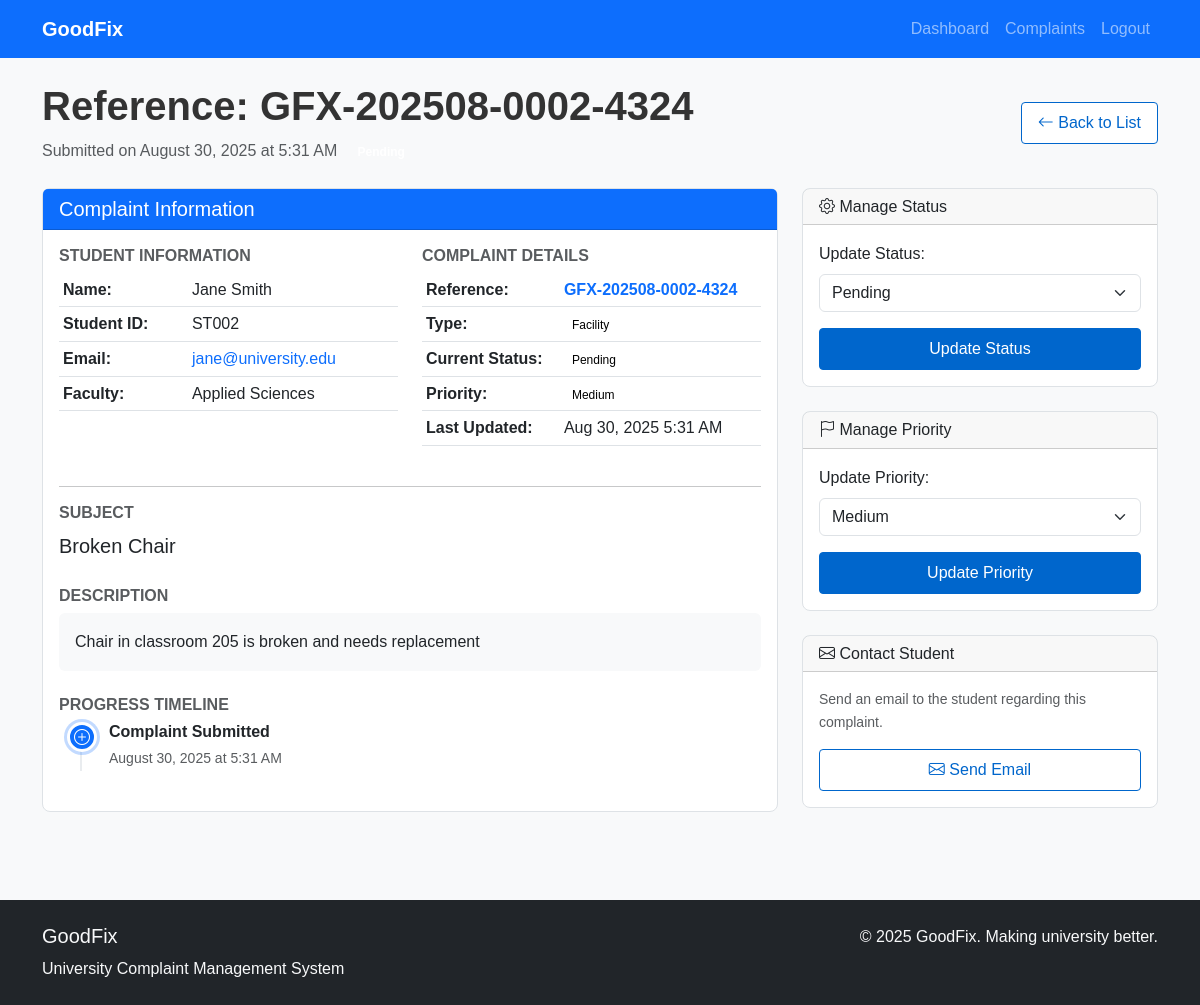
The app's page /admin/complaint_detail.php?id=2 (signed in) with its own data.
### tables this page shows
CREATE TABLE complaints (
    id INT PRIMARY KEY AUTO_INCREMENT,
    student_name VARCHAR(100) NOT NULL,
    student_id VARCHAR(20) NOT NULL,
    email VARCHAR(100) NOT NULL,
    faculty VARCHAR(50) NOT NULL,
    complaint_type VARCHAR(50) NOT NULL,
    subject VARCHAR(200) NOT NULL,
    description TEXT NOT NULL,
    status ENUM('pending', 'in_progress', 'resolved', 'closed') DEFAULT 'pending',
    priority ENUM('low', 'medium', 'high', 'urgent') DEFAULT 'medium',
    submitted_at TIMESTAMP DEFAULT CURRENT_TIMESTAMP,
    updated_at TIMESTAMP DEFAULT CURRENT_TIMESTAMP ON UPDATE CURRENT_TIMESTAMP
);

### admin/complaint_detail.php (the view, shortened to what this page needs)
<?php
include '../includes/header.php';
include '../includes/db.php';
$complaint_id = isset($_GET['id']) ? (int)$_GET['id'] : 0;
$stmt = $pdo->prepare("SELECT * FROM complaints WHERE id = ?");
$stmt->execute([$complaint_id]);
$complaint = $stmt->fetch();
?>
<main>
    <div class="container py-4">
        <div class="d-flex justify-content-between align-items-center mb-4">
            <div>
                <?php
                $year_month = date('Ym', strtotime($complaint['submitted_at']));
                $complaint_id_padded = str_pad($complaint['id'], 4, '0', STR_PAD_LEFT);
                $hash = strtoupper(substr(md5($complaint['id'] . $complaint['submitted_at'] . 'GoodFix2025'), 0, 4));
                $reference_no = 'GFX-' . $year_month . '-' . $complaint_id_padded . '-' . $hash;
                ?>
                <h1 class="fw-bold">
                    Reference: <?php echo $reference_no; ?>
                </h1>
                <p class="text-muted mb-0">
                    Submitted on <?php echo date('F j, Y \a\t g:i A', strtotime($complaint['submitted_at'])); ?>
                    <span class="badge status-<?php echo $complaint['status']; ?> ms-2">
                    </span>
                </p>
            </div>
            <div>
                <a href="view_complaints.php" class="btn btn-outline-primary">
                    <i class="bi bi-arrow-left"></i> Back to List
                </a>
            </div>
        </div>
        <div class="row g-4">
            <div class="col-lg-8">
                <div class="card">
                    <div class="card-header bg-primary text-white">
                        <h5 class="mb-0">
                            Complaint Information
                        </h5>
                    </div>
                    <div class="card-body">
                        <div class="row mb-4">
                            <div class="col-md-6">
                                <h6 class="fw-bold text-muted">STUDENT INFORMATION</h6>
                                <table class="table table-sm table-borderless">
                                    <tr>
                                        <td class="fw-bold">Name:</td>
                                        <td><?php echo htmlspecialchars($complaint['student_name']); ?></td>
                                    </tr>
                                    <tr>
                                        <td class="fw-bold">Student ID:</td>
                                        <td><?php echo htmlspecialchars($complaint['student_id']); ?></td>
                                    </tr>
                                    <tr>
                                        <td class="fw-bold">Email:</td>
                                        <td>
                                            <a href="mailto:<?php echo htmlspecialchars($complaint['email']); ?>" class="text-decoration-none">
                                                <?php echo htmlspecialchars($complaint['email']); ?>
                                            </a>
                                        </td>
                                    </tr>
                                    <tr>
                                        <td class="fw-bold">Faculty:</td>
                                        <td><?php echo htmlspecialchars($complaint['faculty'] ?: 'Not specified'); ?></td>
                                    </tr>
                                </table>
                            </div>
                            <div class="col-md-6">
                                <h6 class="fw-bold text-muted">COMPLAINT DETAILS</h6>
                                <table class="table table-sm table-borderless">
                                    <tr>
                                        <td class="fw-bold">Reference:</td>
                                        <td>
                                            <span class="text-primary fw-bold"><?php echo $reference_no; ?></span>
                                        </td>
                                    </tr>
                                    <tr>
                                        <td class="fw-bold">Type:</td>
                                        <td>
                                            <span class="type">
                                                <?php echo htmlspecialchars($complaint['complaint_type']); ?>
                                            </span>
                                        </td>
                                    </tr>
                                    <tr>
                                        <td class="fw-bold">Current Status:</td>
                                        <td>
                                            <span class="status">
                                                <?php echo ucfirst(str_replace('_', ' ', $complaint['status'])); ?>
                                            </span>
                                        </td>
                                    </tr>
                                    <tr>
                                        <td class="fw-bold">Priority:</td>
                                        <td>
                                            <span class="priority">
                                                <?php echo ucfirst($complaint['priority']); ?>
                                            </span>
                                        </td>
                                    </tr>
                                    <tr>
                                        <td class="fw-bold">Last Updated:</td>
                                        <td><?php echo date('M j, Y g:i A', strtotime($complaint['updated_at'])); ?></td>
                                    </tr>
                                </table>
                            </div>
                        </div>
                        <hr>
                        <div class="mb-4">
                            <h6 class="fw-bold text-muted">SUBJECT</h6>
                            <p class="fs-5"><?php echo htmlspecialchars($complaint['subject']); ?></p>
                        </div>
                        <div class="mb-4">
                            <h6 class="fw-bold text-muted">DESCRIPTION</h6>
                            <div class="bg-light p-3 rounded">
                                <p class="mb-0"><?php echo nl2br(htmlspecialchars($complaint['description'])); ?></p>
                            </div>
                        </div>
                        <div class="mb-4">
                            <h6 class="fw-bold text-muted">PROGRESS TIMELINE</h6>
                            <div class="timeline">
                                <div class="timeline-item active">
                                    <div class="timeline-marker bg-primary">
                                        <i class="bi bi-plus-circle m-auto text-white"></i>
                                    </div>
                                    <div class="timeline-content">
                                        <h6 class="mb-1">Complaint Submitted</h6>
                                        <small class="text-muted">
                                            <?php echo date('F j, Y \a\t g:i A', strtotime($complaint['submitted_at'])); ?>
                                        </small>
                                    </div>
                                </div>
                            </div>
                        </div>
                    </div>
                </div>
            </div>
            <div class="col-lg-4">
                <div class="card mb-4">
                    <div class="card-header">
                        <h6 class="mb-0">
                            <i class="bi bi-gear"></i> Manage Status
                        </h6>
                    </div>
                    <div class="card-body">
                        <form method="POST">
                            <div class="mb-3">
                                <label for="status" class="form-label">Update Status:</label>
                                <select class="form-select" id="status" name="status">
                                    <option value="pending" <?php echo $complaint['status'] == 'pending' ? 'selected' : ''; ?>>Pending</option>
                                </select>
                            </div>
                            <button type="submit" name="update_status" class="btn btn-primary w-100">
                                Update Status
                            </button>
                        </form>
                    </div>
                </div>
                <div class="card mb-4">
                    <div class="card-header">
                        <h6 class="mb-0">
                            <i class="bi bi-flag"></i> Manage Priority
                        </h6>
                    </div>
                    <div class="card-body">
                        <form method="POST">
                            <div class="mb-3">
                                <label for="priority" class="form-label">Update Priority:</label>
                                <select class="form-select" id="priority" name="priority">
                                    <option value="medium" <?php echo $complaint['priority'] == 'medium' ? 'selected' : ''; ?>>Medium</option>
                                </select>
                            </div>
                            <button type="submit" name="update_priority" class="btn btn-primary w-100">
                               Update Priority
                            </button>
                        </form>
                    </div>
                </div>
                <div class="card">
                    <div class="card-header">
                        <h6 class="mb-0">
                            <i class="bi bi-envelope"></i> Contact Student
                        </h6>
                    </div>
                    <div class="card-body">
                        <p class="text-muted small mb-3">Send an email to the student regarding this complaint.</p>
                        <a href="mailto:<?php echo htmlspecialchars($complaint['email']); ?>?subject=Re: Complaint #<?php echo str_pad($complaint['id'], 4, '0', STR_PAD_LEFT); ?> - <?php echo urlencode($complaint['subject']); ?>&body=Dear <?php echo urlencode($complaint['student_name']); ?>,%0D%0A%0D%0ARegarding your complaint #<?php echo str_pad($complaint['id'], 4, '0', STR_PAD_LEFT); ?>:%0D%0A<?php echo urlencode($complaint['subject']); ?>%0D%0A%0D%0A"
                           class="btn btn-outline-primary w-100">
                            <i class="bi bi-envelope"></i> Send Email
                        </a>
                    </div>
                </div>
            </div>
        </div>
    </div>
</main>
<?php include '../includes/footer.php'; ?>

### css/style.css (style rules this page uses)
:root { --primary-color: #0066cc; --secondary-color: #6c757d; --success-color: #28a745; --warning-color: #ffc107; --danger-color: #dc3545; --light-gray: #f8f9fa; --border-color: #dee2e6; }
body { font-family: Arial, sans-serif; background-color: var(--light-gray); line-height: 1.6; color: #333; }
.card { border: 1px solid var(--border-color); border-radius: 8px; margin-bottom: 1rem; }
.status { color: #000000; padding: 4px 8px; border-radius: 4px; font-size: 12px; }
.priority { color: #000000; padding: 4px 8px; border-radius: 4px; font-size: 12px; }
.type { color: #000000; padding: 4px 8px; border-radius: 4px; font-size: 12px; }
.btn { padding: 8px 16px; border-radius: 4px; border: 1px solid transparent; text-decoration: none; display: inline-block; }
.btn-primary { background-color: var(--primary-color); border-color: var(--primary-color); color: white; }
.btn-outline-primary { color: var(--primary-color); border-color: var(--primary-color); background-color: white; }
.table { background-color: white; }
.table td { border-bottom: 1px solid var(--border-color); vertical-align: middle; }
*, *::before, *::after { transition: none !important; animation: none !important; }

### admin/complaint_detail.php (style rules this page uses)
.timeline { position: relative; padding-left: 30px; }
.timeline::before { content: ''; position: absolute; left: 21px; top: 0; bottom: 0; width: 2px; background: #e9ecef; }
.timeline-item { position: relative; margin-bottom: 20px; }
.timeline-marker { position: absolute; left: -22px; width: 30px; height: 30px; border-radius: 50%; display: flex; align-items: center; justify-content: center; background: #e9ecef; border: 3px solid white; box-shadow: 0 0 0 3px #e9ecef; }
.timeline-item.active .timeline-marker { box-shadow: 0 0 0 3px rgba(13, 110, 253, 0.25); }
.timeline-content { padding-left: 20px; }
.timeline-content h6 { margin-bottom: 4px; font-weight: 600; }

### records on screen
complaints: reference_no "GFX-202508-0002-4324", submitted_at "August 30, 2025 at 5:31 AM", student_name "Jane Smith", student "ST002", email "jane@university.edu", faculty "Applied Sciences", complaint_type "Facility", status "Pending", priority "Medium", updated_at "Aug 30, 2025 5:31 AM", subject "Broken Chair", description "Chair in classroom 205 is broken and needs replacement"
